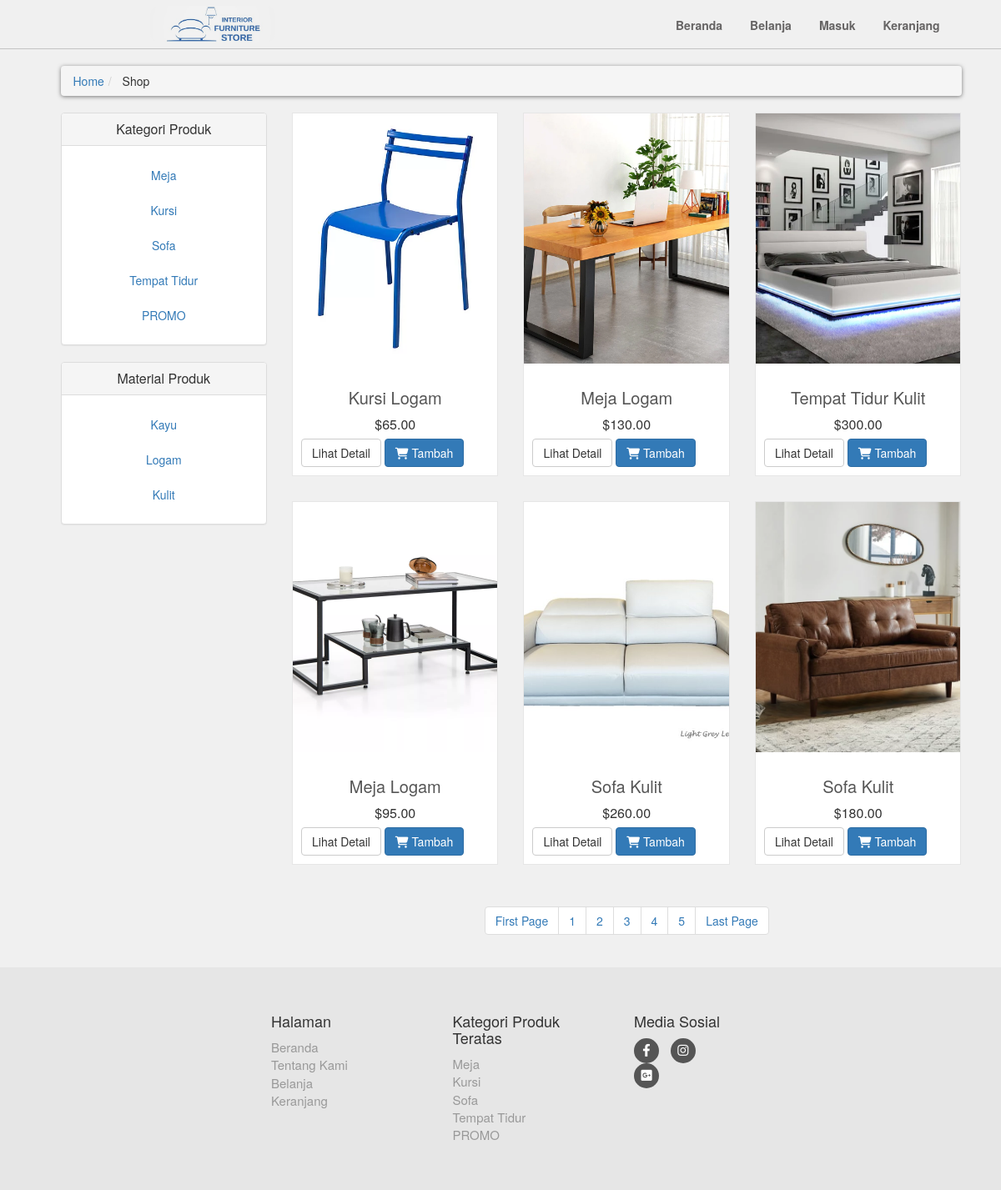
The page /shop.php on the database its author committed.
### tables this page shows
CREATE TABLE `product_categories` (
  `p_category_id` int(10) NOT NULL,
  `p_category_title` varchar(50) NOT NULL,
  `p_category_desc` varchar(200) NOT NULL
);

CREATE TABLE `product_material` (
  `p_material_id` int(10) NOT NULL,
  `p_material_title` varchar(50) NOT NULL,
  `p_material_desc` varchar(200) NOT NULL
);

CREATE TABLE `products` (
  `product_id` bigint(8) NOT NULL,
  `p_category_id` int(10) NOT NULL,
  `p_material_id` int(10) NOT NULL,
  `product_title` varchar(50) NOT NULL,
  `product_description` varchar(120) NOT NULL,
  `product_price` decimal(7,2) NOT NULL,
  `product_discount` int(4) NOT NULL,
  `product_image1` text NOT NULL,
  `product_image2` text NOT NULL,
  `product_image3` text NOT NULL
);

### shop.php (the view, shortened to what this page needs)
<?php
    $active = 'Shop';
    include("includes/header.php");
?>
    <div id="content">
        <div class="container">
            <div class="col-md-12">
                <ul class="breadcrumb">
                    <li><a href="index.php">Home</a></li>
                    <li>
                        Shop
                    </li>
                </ul>
            </div>
            <div class="col-md-3">
                <?php
                    include("includes/sidebar.php");
                ?>
            </div>
                <div class="col-md-9">
                    <div class="row">
                        <?php
                            if(!isset($_GET['p_categories'])){
                                if(!isset($_GET['p_material'])){
                                    $per_page = 6;
                                    if(isset($_GET['page'])){
                                        $page = $_GET['page'];
                                    }else{
                                        $page=1;
                                    }
                                    $start_from = ($page-1) * $per_page;
                                    $get_products = "SELECT *
                                    FROM products
                                    JOIN product_categories ON products.p_category_id = product_categories.p_category_id
                                    WHERE product_categories.p_category_title != 'SALE'
                                    ORDER BY 1 DESC LIMIT $start_from, $per_page";
                                    $run_products = mysqli_query($con, $get_products);
                                    while($row_products = mysqli_fetch_array($run_products)){
                                        $pro_id = $row_products['product_id'];
                                        $pro_title = $row_products['product_title'];
                                        $pro_price = $row_products['product_price'];
                                        $pro_image1 = $row_products['product_image1'];
                                        echo "
                                            <div class = 'col-md-4 col-sm-6 center-responsive'>
                                                <div class = 'product'>
                                                    <a href = 'details.php?pro_id=$pro_id'>
                                                        <img class='img-responsive'src = 'product_images/$pro_image1'>
                                                    </a>
                                                    <div class='text'>
                                                        <h3>
                                                            <a href = 'details.php?pro_id=$pro_id'>
                                                                $pro_title
                                                            </a>
                                                        </h3>
                                                        <p class='price'>
                                                            $$pro_price
                                                        </p>
                                                        <p class ='buttons'>
                                                            <a class='btn btn-default' href = 'details.php?pro_id=$pro_id'>
                                                                Lihat Detail
                                                            </a>
                                                            <a class='btn btn-primary add-to-cart-btn' href='details.php?pro_id=<?php echo $pro_id; ?>'>
                                                                <i class='fa fa-shopping-cart'></i> Tambah
                                                            </a>
                                                        </p>
                                                    </div>
                                                </div>
                                            </div>
                                        ";
                                }
                        ?>
                    </div>
                    <center>
                        <ul class="pagination">
                            <?php
                                $query = "SELECT *
                                FROM products
                                JOIN product_categories ON products.p_category_id = product_categories.p_category_id
                                WHERE product_categories.p_category_title != 'SALE'";
                                $result = mysqli_query($con, $query);
                                $total_records = mysqli_num_rows($result);
                                $total_pages = ceil($total_records / $per_page);
                                echo "
                                <li>
                                    <a href='shop.php?page=1'> ".'First Page'."</a>
                                </li>
                                ";
                                for($i=1; $i<=$total_pages; $i++){
                                    echo "
                                    <li>
                                        <a href='shop.php?page=".$i."'> ".$i."</a>
                                    </li>
                                    ";
                                };
                                echo "
                                <li>
                                    <a href='shop.php?page=$total_pages'> ".'Last Page'."</a>
                                </li>
                                ";
                                }
                            }
                            ?>
                        </ul>
                    </center>
                </div>
        </div>
    </div>
    <?php
            include("includes/footer.php");
        ?>
</body>

### includes/header.php (shortened to what this page needs)
 <?php
    include("includes/functions.php");
?>
<!DOCTYPE html>
<html lang="en">
<head>
    <link rel="stylesheet" href="https://cdn.jsdelivr.net/npm/bootstrap@5.2.2/dist/css/bootstrap.min.css">
    <link rel="stylesheet" href="style/style.css">
    <link href="https://maxcdn.bootstrapcdn.com/bootstrap/3.3.7/css/bootstrap.min.css" rel="stylesheet"/>
    <link rel="stylesheet" href="path/to/bootstrap/css/bootstrap.min.css">
    <link rel="stylesheet" href="https://cdnjs.cloudflare.com/ajax/libs/font-awesome/6.4.0/css/all.min.css">
</head>
<body>
    <div id="top">
        <div class="holder row-flex">
            <a href="index.php" class="logo-container"><img class="logo" src="images/logo-furniture.jpg" id="logo"></a>
            <ul class="menu">
                <li class="<?php if($active == 'Beranda') echo "active"; ?>">
                    <a href="index.php">Beranda</a>
                </li>
                <li  class="<?php if($active == 'Belanja') echo "active"; ?>">
                    <a href="shop.php">Belanja</a>
                </li>
                <li>
                <?php
                if (isset($_SESSION["user"])) {
                    echo "<a href='logout.php'>Keluar</a>";
                }
                else {
                    echo "<a href='login.php'>Masuk</a>";
                }
                ?>
                 </li>
                <li  class="<?php if($active == 'Keranjang') echo "active"; ?>">
                    <a href="cart.php">Keranjang</a>
                </li>
            </ul>
        </div>
    </div>

### includes/sidebar.php
<div class="panel panel-default sidebar-menu">
    <div class="panel-heading">
        <h3 class="text-center panel-title">Kategori Produk</h3>
    </div>
    <div class="panel-body">
        <ul class="row nav nav-pills nav-stacked category-menu">
            <?php
                getPCategories();
            ?>
        </ul>
    </div>
</div>
<div class="panel panel-default sidebar-menu">
    <div class="panel-heading">
            <h3 class="text-center panel-title">Material Produk</h3>
    </div>
    <div class="panel-body">
        <ul class="row nav nav-pills nav-stacked category-menu">
            <?php
                getMaterial();
            ?>
        </ul>
    </div>
</div>

### includes/functions.php (shortened to what this page needs)
<?php
$db = mysqli_connect("localhost", "root", "", "joviweb3");
function getPCategories(){
    global $db;
    $get_p_categories = "select * from product_categories";
    $run_p_categories = mysqli_query($db, $get_p_categories);
    while($row_p_categories=mysqli_fetch_array($run_p_categories)){
        $p_category_id = $row_p_categories['p_category_id'];
        $p_category_title = $row_p_categories['p_category_title'];
        if($p_category_title == 'SALE'){
            echo "
                <li>
                    <a style='color:red;' class= 'text-center' href='shop.php?p_categories=$p_category_id'> $p_category_title </a>
                </li>
            ";
        }else
            echo "
            <li>
                <a class= 'text-center' href='shop.php?p_categories=$p_category_id'> $p_category_title </a>
            </li>
        ";}
}
function getMaterial(){
    global $db;
    $get_p_material = "select * from product_material";
    $run_p_material = mysqli_query($db, $get_p_material);
    while($row_p_material=mysqli_fetch_array($run_p_material)){
        $p_material_id = $row_p_material['p_material_id'];
        $p_material_title = $row_p_material['p_material_title'];
        echo "
            <li>
                <a class= 'text-center' href='shop.php?p_material=$p_material_id'> $p_material_title </a>
            </li>
        ";
    }
}
?>

### includes/footer.php (shortened to what this page needs)
<div id="footer">
    <div class="holder">
        <div class="row justify-content-center">
            <div class="col-sm-6 col-md-3">
                <h4>Halaman</h4>
                <ul>
                    <li><a href="index.php">Beranda</a></li>
                    <li><a href="index.php">Tentang Kami</a></li>
                    <?php if(isset($_SESSION['user'])): ?>
                        <li><a href="shop.php">Belanja</a></li>
                        <li><a href="cart.php">Keranjang</a></li>
                    <?php else: ?>
                        <li><a href="login.php">Belanja </a></li>
                        <li><a href="login.php">Keranjang </a></li>
                    <?php endif; ?>
                </ul>
            </div>
            <div class="com-sm-6 col-md-3">
            <h4>Kategori Produk Teratas</h4>
            <ul>
                <?php
                    $get_p_categories = "select * from product_categories";
                    $run_p_categories = mysqli_query($db, $get_p_categories);
                    while($row_p_categories=mysqli_fetch_array($run_p_categories)){
                        $p_category_id = $row_p_categories['p_category_id'];
                        $p_category_title = $row_p_categories['p_category_title'];
                        if(isset($_SESSION['user'])){
                            echo "
                                <li>
                                    <a href ='shop.php?p_categories=$p_category_id'>
                                        $p_category_title
                                    </a>
                                </li>
                            ";
                        } else {
                            echo "
                                <li>
                                    <a href ='login.php'>
                                        $p_category_title
                                    </a>
                                </li>
                            ";
                        }
                    }
                ?>
            </ul>
        </div>
            <div class="col-sm-6 col-md-2">
                <h4>Media Sosial</h4>
                <p class="social">
                    <a href="https://www.facebook.com/IstimewaPremiumFurniture?mibextid=ZbWKwL" class="fa-brands fa-facebook-f"></a>
                    <a href="https://www.instagram.com/istimewa_furniture?igsh=MXNmdjY4ZnE1YmRvNg==" class="fa-brands fa-instagram"></a>
                    <a href="https://www.lalamove.com/id/blog/pengiriman-furniture-rumah-minimalis/" class="fa-brands fa-square-google-plus"></a>
                </p>
            </div>
        </div>
    </div>
</div>

### style/style.css (style rules this page uses)
* { box-sizing: border-box; margin: 0; padding: 0; }
ul, li, dl, ol, p, a, img { margin: 0; padding: 0; }
body { font-size: 14px; line-height: 1.42857143; color: #333333; background-color: #f0f0f0 !important; font-family: 'Roboto', sans-serif; }
.holder { width: 70%; margin: 0 auto; }
img { max-width: 100%; }
#content img { width: 100%; object-fit: cover; max-width: none; min-height: 300px; max-height: 300px; }
.row-flex { display: flex; justify-content: space-between; }
#top { padding: .7rem 0; border-bottom: 1px solid #c3c3c3; }
.menu { width: 25%; display: flex; justify-content: space-between; align-items: center; list-style-type: none; margin-bottom: 0; }
.menu a { text-decoration: none; }
.menu li a { font-weight: bold; color: #666464; padding: 0.45rem 0; }
.logo-container { display: flex; width: 30%; }
.logo { align-self: center; max-height: 45px; width: 150px; border-radius: 10px; filter: brightness(0.95); }
#content { padding-left: 25px; }
#content .product { background-color: #ffffff; border: 1px solid #e6e6e6; margin-bottom: 30px; box-sizing: border-box; }
#content .product .text { padding: 10px 10px 0; }
#content .product .text p.price { font-size: 16px; text-align: center; font-weight: 400; margin-bottom: 5px; }
#content .product .text h3 { text-align: center; font-size: 20px; }
#content .product .text h3 a { color: rgb(85, 85, 85); }
.breadcrumb { padding: 8px 15px; margin: 20px 0; background-color: #ffffff; border-radius: 5px; box-shadow: 0px 1px 5px rgba(0, 0, 0, .5); }
#footer { margin-top: 15px; background: #e6e6e6; padding: 45px 0; }
#footer a { color: #999999; text-decoration: none; }
#footer ul { list-style: none; padding-left: 0px; font-size: 15px; }
#footer .social { text-align: left; }
#footer .social a { margin: 0 10px 0 0; display: inline-block; color: #ffffff; width: 30px; height: 30px; border-radius: 15px; line-height: 30px; font-size: 15px; text-align: center; vertical-align: bottom; background-color: #555555; text-decoration: none; }

### includes/header.php (style rules this page uses)
.menu li { padding-right: 33px; }
.menu li:last-child { padding-right: 0; }

### rows shown on the page
product_categories: p_category_title "Meja"
product_categories: p_category_title "Kursi"
product_categories: p_category_title "Sofa"
product_categories: p_category_title "Tempat Tidur"
product_categories: p_category_title "PROMO"
product_material: p_material_title "Kayu"
product_material: p_material_title "Logam"
product_material: p_material_title "Kulit"
products: product_image1 (picture), product_title "Kursi Logam", product_price "65.00"
products: product_image1 (picture), product_title "Meja Logam", product_price "130.00"
products: product_image1 (picture), product_title "Tempat Tidur Kulit", product_price "300.00"
products: product_image1 (picture), product_title "Meja Logam", product_price "95.00"
products: product_image1 (picture), product_title "Sofa Kulit", product_price "260.00"
products: product_image1 (picture), product_title "Sofa Kulit", product_price "180.00"
